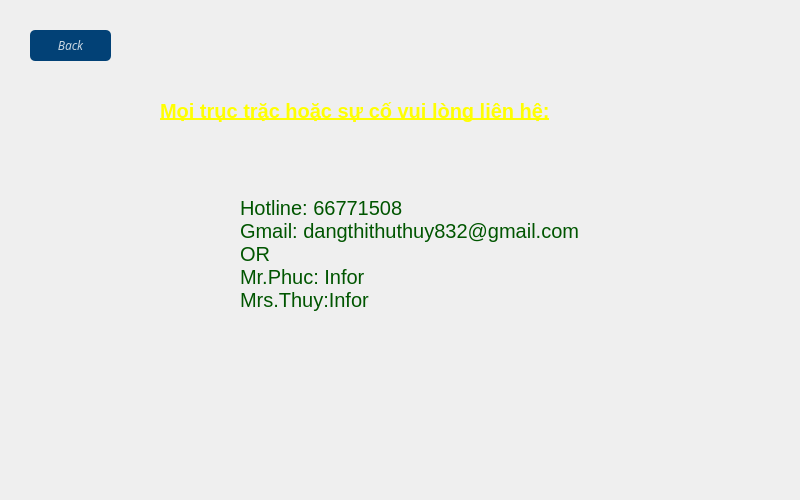
<?xml version="1.0" encoding="UTF-8"?>
<ui version="4.0">
 <class>FormTrogiup</class>
 <widget class="QWidget" name="FormTrogiup">
  <property name="geometry">
   <rect>
    <x>0</x>
    <y>0</y>
    <width>800</width>
    <height>500</height>
   </rect>
  </property>
  <property name="windowTitle">
   <string>Form</string>
  </property>
  <property name="styleSheet">
   <string notr="true">QPushButton#bt_back{
background-color:rgba(2,65,118,255);
color:rgba(255,255,255,200);
border-radius:5px;
}
QPushButton#bt_back:pressed{
padding-left:5px;
padding-top:5px;
background-color:rgba(2,65,118,100);
background-position:calc(100%-10px)center;
}
QPushButton#bt_back:hover{
background-color:rgba(2,65,118,200);
}</string>
  </property>
  <widget class="QLabel" name="label">
   <property name="geometry">
    <rect>
     <x>0</x>
     <y>0</y>
     <width>800</width>
     <height>500</height>
    </rect>
   </property>
   <property name="styleSheet">
    <string notr="true">border-image: url(:/backgroud/backgroud/1912279.jpg);
border - radius: 5px;</string>
   </property>
   <property name="text">
    <string/>
   </property>
  </widget>
  <widget class="QPushButton" name="bt_back">
   <property name="geometry">
    <rect>
     <x>30</x>
     <y>30</y>
     <width>81</width>
     <height>31</height>
    </rect>
   </property>
   <property name="font">
    <font>
     <family>UVN Dzung Dakao</family>
     <italic>true</italic>
    </font>
   </property>
   <property name="text">
    <string>Back</string>
   </property>
  </widget>
  <widget class="QLabel" name="label_2">
   <property name="geometry">
    <rect>
     <x>160</x>
     <y>90</y>
     <width>631</width>
     <height>41</height>
    </rect>
   </property>
   <property name="font">
    <font>
     <pointsize>15</pointsize>
     <weight>75</weight>
     <italic>false</italic>
     <bold>true</bold>
     <underline>true</underline>
    </font>
   </property>
   <property name="styleSheet">
    <string notr="true">color: rgb(255, 255, 0);</string>
   </property>
   <property name="text">
    <string>Mọi trục trặc hoặc sự cố vui lòng liên hệ:</string>
   </property>
  </widget>
  <widget class="QLabel" name="label_3">
   <property name="geometry">
    <rect>
     <x>240</x>
     <y>130</y>
     <width>511</width>
     <height>271</height>
    </rect>
   </property>
   <property name="font">
    <font>
     <pointsize>15</pointsize>
     <weight>50</weight>
     <bold>false</bold>
    </font>
   </property>
   <property name="styleSheet">
    <string notr="true">color: rgb(0, 85, 0);</string>
   </property>
   <property name="text">
    <string>Hotline: 66771508
Gmail: dangthithuthuy832@gmail.com
OR
Mr.Phuc: Infor
Mrs.Thuy:Infor
</string>
   </property>
  </widget>
 </widget>
 <resources>
  <include location="res.qrc"/>
 </resources>
 <connections/>
</ui>
